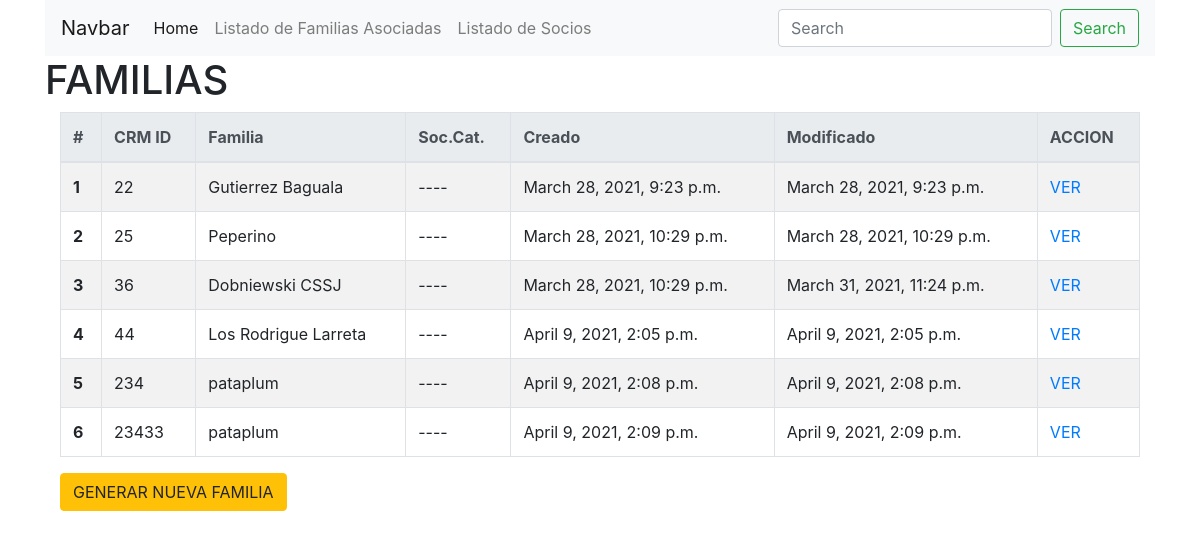
/socios/familias (signed in), run on the app's committed database.
### socios/models.py (models this page shows)
class Familia(models.Model):
    familia_crm_id = models.CharField(max_length=50)
    crm_id = models.IntegerField(unique=True) # unique=True
    direccion_calle = models.CharField(max_length=50,blank=True)
    direccion_numero = models.CharField(max_length=50,blank=True)
    direccion_depto = models.CharField(max_length=50,blank=True)
    direccion_localidad = models.CharField(max_length=50,blank=True)
    direccion_provincia = models.CharField(max_length=50,blank=True)
    contacto = models.CharField(max_length=200,blank=True)
    creado = models.DateTimeField('creado',auto_now_add=True)
    actualizado = models.DateTimeField('actualizado',auto_now=True)
    def __str__(self):
        return  self.familia_crm_id

### socios/views.py (the view)
# urls.py: path('familias', views.familia_index, name='familia_listado'),
def familia_index(request,error_message=''):
    lista_familias = Familia.objects.all()
    socios = Socio.objects.all()
    familia_estadisticas_socios = {}
    categorias = {k:0 for k,categoria in Socio.CATEGORIAS_CHOISES }
    print(categorias)
    for socio in socios:
        if socio.familia.id not in familia_estadisticas_socios.keys():
            familia_estadisticas_socios[socio.familia.id] = {'categorias_counter': categorias.copy(), 'familia':socio.familia }
        familia_estadisticas_socios[socio.familia.id]['categorias_counter'][socio.categoria] += 1
    print(familia_estadisticas_socios)
    return render(request, 'socios/familia_listado.html', {'familias': lista_familias, 'error_message': error_message} )

### socios/templates/socios/familia_listado.html (shortened to what this page needs)
{% extends "base_site.html" %}
{% block content %}
<h1>FAMILIAS</h1>
<div class="container">
  <div class="row">
    <div class="col-sm">
      <table id="example" class="table table-striped table-bordered table-hover table-responsive-xl" style="width:100%">
        <thead class="thead-light">
          <tr>
            <th scope="col">#</th>
            <th scope="col">CRM ID</th>
            <th scope="col">Familia</th>
            <th scope="col">Soc.Cat.</th>
            <th scope="col">Creado</th>
            <th scope="col">Modificado</th>
            <th scope="col">ACCION</th>
          </tr>
        </thead>
        <tbody>
          {% for familia in familias %}
          <tr>
            <th scope="row">{{ forloop.counter }}</th>
            <td>{{ familia.crm_id }}</td>
            <td>{{ familia.familia_crm_id }}</td>
            <td>
              ----
            </td>
            <td>{{ familia.creado }}</td>
            <td>{{ familia.actualizado }}</td>
            <td><a href="{% url 'socios:familia_detalle' familia_id=familia.id %}">VER</a> </td>
          </tr>
          {% endfor %}
        </tbody>
      </table>
    </div>
  </div>
  <div class="row">
    <div class="col-sm">
      <a class="btn btn-warning" href="{% url 'socios:familia_nuevo' familia_id=0 %}" >GENERAR NUEVA FAMILIA</a>
    </div>
  </div>
</div>
{% endblock content %}

### data on the page
Familia: crm_id "22", familia_crm_id "Gutierrez Baguala", creado "March 28, 2021, 9:23 p.m.", actualizado "March 28, 2021, 9:23 p.m."
Familia: crm_id "25", familia_crm_id "Peperino", creado "March 28, 2021, 10:29 p.m.", actualizado "March 28, 2021, 10:29 p.m."
Familia: crm_id "36", familia_crm_id "Dobniewski CSSJ", creado "March 28, 2021, 10:29 p.m.", actualizado "March 31, 2021, 11:24 p.m."
Familia: crm_id "44", familia_crm_id "Los Rodrigue Larreta", creado "April 9, 2021, 2:05 p.m.", actualizado "April 9, 2021, 2:05 p.m."
Familia: crm_id "234", familia_crm_id "pataplum", creado "April 9, 2021, 2:08 p.m.", actualizado "April 9, 2021, 2:08 p.m."
Familia: crm_id "23433", familia_crm_id "pataplum", creado "April 9, 2021, 2:09 p.m.", actualizado "April 9, 2021, 2:09 p.m."
